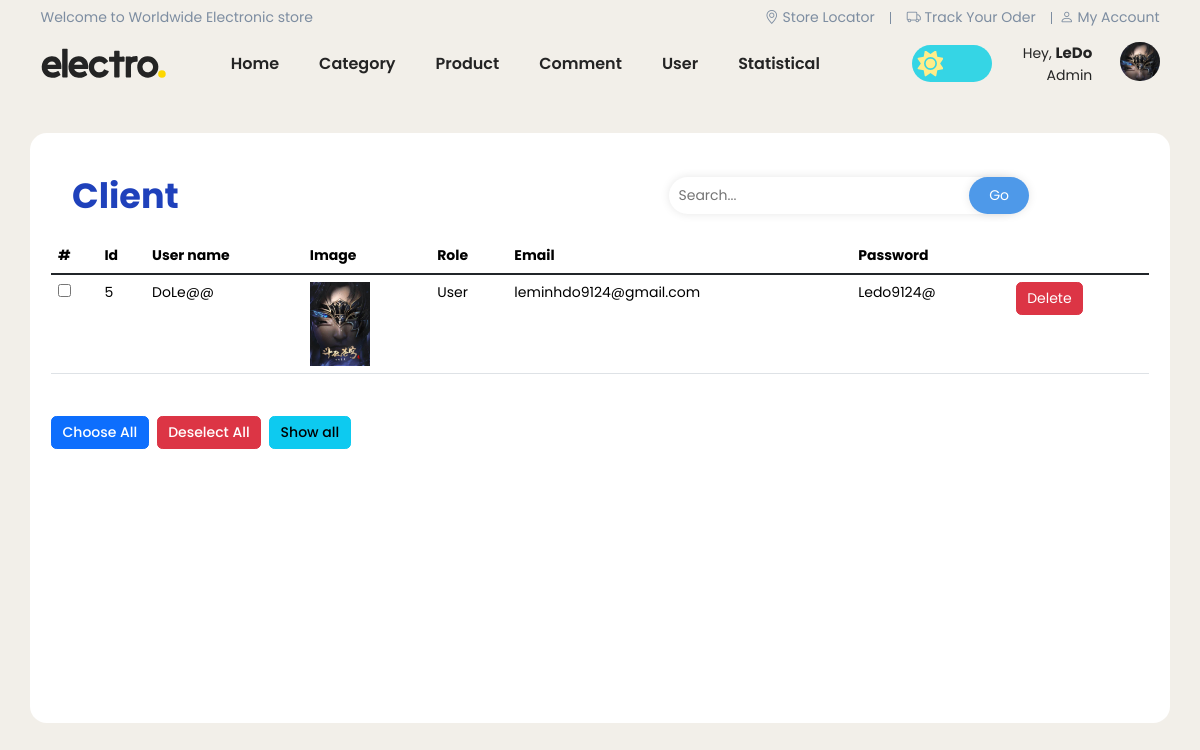
The app's page /admin/index.php?act=clients-list (signed in) with its own data.
### tables this page shows
CREATE TABLE `client` (
  `client_id` int(11) NOT NULL,
  `user_name` varchar(20) NOT NULL,
  `password` varchar(50) NOT NULL,
  `client_status` int(11) DEFAULT 0,
  `client_img` varchar(50) DEFAULT NULL,
  `client_email` varchar(50) NOT NULL,
  `client_role` int(11) NOT NULL DEFAULT 0
);

### model/pdo.php (called while the page is built, shortened)
<?php
function pdo_get_connection(){
    $servername = "localhost";
    $username = "root";
    $password = "";
    try {
        $conn = new PDO("mysql:host=$servername;dbname=electro_shop", $username, $password);
        $conn->setAttribute(PDO::ATTR_ERRMODE, PDO::ERRMODE_EXCEPTION);
        return $conn;
    } catch(PDOException $e) {
        echo "Connection failed: " . $e->getMessage();
    }
}
function pdo_query($sql){
    $sql_args=array_slice(func_get_args(),1);
    try{
        $conn=pdo_get_connection();
        $stmt=$conn->prepare($sql);
        $stmt->execute($sql_args);
        $rows=$stmt->fetchAll();
        return $rows;
    }
    catch(PDOException $e){
        throw $e;
    }
    finally{
        unset($conn);
    }
}
?>

### model/client.php (called while the page is built, shortened)
<?php
function loadall_client($user_name = '',$client_email='' , $client_role = false)
{
    $sql = "select * from client where 1";
    if ($client_email != '') {
        $sql .= " and client_email = '" . $client_email . "'";
    }
    if ($client_role) {
        $sql .= " and client_role = 0";
    }
    $sql .= " order by client_id asc";
    $listClients = pdo_query($sql);
    return $listClients;
}
?>

### global.php (called while the page is built, shortened)
<?php
$img_path_admin = '../view/asset/image/';
?>

### admin/clients/clients-list.php (the view, shortened to what this page needs)
<div class="container categories-list-table p-4">
    <div class="row align-items-center">
        <div class="col-6 h1 m-4 title">Client</div>
        <div class="col-auto search">
            <form action="index.php?act=clients-list" method="post">
                <input placeholder="Search..." type="text" name="search" />
                <input type="submit" name="submit" value="Go">
            </form>
        </div>
    </div>
    <table class="table table-hover mb-5">
        <thead>
            <tr>
                <th scope="col">#</th>
                <th scope="col">Id</th>
                <th scope="col">User name</th>
                <th scope="col">Image</th>
                <th scope="col">Role</th>
                <th scope="col">Email</th>
                <th scope="col">Password</th>
                <th scope="col"></th>
            </tr>
        </thead>
        <tbody class="table-group-divider">
            <?php
            if ($listClients) {
                foreach ($listClients as $client) {
                    extract($client);
                    $img = $img_path_admin.$client_img;
                    echo '
                        <tr>
                            <td><input type="checkbox" class="ui-checkbox" name="client_checkbox"></td>
                            <td>' . $client_id . '</td>
                            <td>' . $user_name . '</td>
                            <td><img src="'.$img.'" alt="' . $user_name . '"></td>
                            <td>' . ($client_role == 0 ? 'User' : 'admin') . '</td>
                            <td>' . $client_email . '</td>
                            <td>' . $password . '</td>
                            <td>
                                <a href="index.php?act=client-delete&client_id=' . $client_id . '" class="btn btn-danger" onclick="return confirm(\'Are you sure you want to delete?\')">Delete</a>
                            </td>
                        ';
                }
            } else {
                echo "<tr>
                            <td colspan='5' class='text-message text-danger'>client not found is '$user_name' !</td>
                        </tr>
                    ";
            }
            ?>
        </tbody>
    </table>
    <div class="d-flex">
        <button class="btn btn-primary choose-all">Choose All</button>
        <button class="btn btn-danger deselect-all">Deselect All</button>
        <form action="index.php?act=clients-list" method="post">
            <input class="btn btn-info" type="submit" name="show-all" value="Show all">
        </form>
    </div>
</div>

### admin/header.php (shortened to what this page needs)
<!DOCTYPE html>
<html lang="en">
  <head>
    <link rel="stylesheet" href="../view/asset/css/style.css" />
    <link
      href="https://cdn.jsdelivr.net/npm/bootstrap@5.3.2/dist/css/bootstrap.min.css"
      rel="stylesheet"
    />
    <link
      rel="stylesheet"
      href="https://cdn.jsdelivr.net/npm/bootstrap-icons@1.11.0/font/bootstrap-icons.css"
    />
  </head>
  <body>
    <div id="wapper">
      <header>
        <div class="container">
          <div class="header-top d-flex justify-content-between">
            <ul class="nav pt-2 pb-2 menu-top-bar-left">
              <li><a href="#">Welcome to Worldwide Electronic store</a></li>
            </ul>
            <ul class="nav pt-2 pb-2 menu-top-bar-right">
              <li>
                <a href="#"><i class="bi bi-geo-alt"></i> Store Locator</a>
              </li>
              <li>
                <a href="#"><i class="bi bi-truck"></i> Track Your Oder</a>
              </li>
              <li>
                <a href="#"><i class="bi bi-person"></i> My Account</a>
              </li>
            </ul>
          </div>
          <div class="header-bottom pt-2 pb-2">
            <div class="row align-items-center">
              <div class="col-auto logo">
              </div>
              <ul
                class="col nav justify-content-center align-items-center menu-main"
              >
                <li><a href="index.php">Home</a></li>
                <li><a href="index.php?act=categories-list">Category</a></li>
                <li><a href="index.php?act=products-list">Product</a></li>
                <li><a href="index.php?act=comments-list">Comment</a></li>
                <li><a href="index.php?act=clients-list">User</a></li>
                <li><a href="index.php?act=statistical-list">Statistical</a></li>
              </ul>
              <div class="col-1 btn-toggle-dark-mode">
                <label class="switch-name">
                  <div class="back"></div>
                </label>
              </div>
              <?php
                if (isset($client) && ($client)) {
                  $profile_photo = $client[0]['client_img'] ? '<img src="' . $img_path_admin . $client[0]['client_img'] . '">' :
                    '<ion-icon name="person-circle-outline"></ion-icon>';
                  echo '
                        <div class="overlay"></div>
                        <div class="col-auto profile">
                          <div class="info">
                            <p class="m-0">Hey, <b>' . $client[0]['user_name'] . '</b></p>
                            <div class="text-role">Admin</div>
                          </div>
                          <div class="profile-photo">
                            ' . $profile_photo . '
                          </div>
                          <ul class="profile-navbar toTop">
                            <li><a href="#">Your profile</a></li>
                            <li><a href="index.php?act=logout"><ion-icon name="log-out-outline"></ion-icon> Logout</a></li>
                          </ul>
                        </div>
                      ';
                }
              ?>
            </div>
          </div>
        </div>
      </header>

### view/asset/css/style.css (style rules this page uses)
:root { --color-primary: #6c9bcf; --color-danger: #ff0060; --color-success: #33ddb3; --color-warning: #f7d060; --color-white: #ffffff; --color-info-dark: #7d8da1; --color-dark: #242424; --color-light: #eaeaea; --color-light-2: #eaeaea; --color-dark-variant: #677483; --color-background: #f2efe9; --color-title: #fed700; --color-title-2: #1f41bb; --color-linear: #fa709a, #fee140; --card-border-radius: 2rem; --border-radius-1: 0.4rem; --border-radius-2: 1.2rem; --card-padding: 1.8rem; --padding-1: 1.2rem; --box-shadow: 0 2rem 3rem var(--color-light-2); }
* { padding: 0; margin: 0; box-sizing: border-box; font-family: "Poppins", sans-serif; }
a { text-decoration: none !important; }
html { font-size: 14px; }
body { width: 100%; height: 100vh; background-color: var(--color-background) !important; transition: 0.5s linear; }
header .menu-top-bar-right li:not(li:last-child) { position: relative; padding: 0 16px; }
header .menu-top-bar-right li:last-child { padding-left: 8px; }
header .menu-top-bar-right li:not(li:last-child)::before { position: absolute; right: 0; top: 25%; content: ""; width: 1px; height: 12px; background-color: var(--color-info-dark); }
header .header-top a { text-decoration: none; color: var(--color-info-dark); }
header .header-bottom svg { max-width: 125px; cursor: pointer; }
header .menu-main a { margin: 0 20px; text-decoration: none; color: var(--color-dark); font-size: 16px; font-weight: 600; transition: 0.2s linear; }
header .switch-name { --dark-sky: #5050e5; --moon: #ffd365; --light-sky: #35d5e5; --sun: #ffed89; display: inline-block; position: relative; border-radius: 5em; cursor: pointer; width: 80px; height: 37px; overflow: hidden; transition: all 0.5s; align-items: center; }
header .switch-name .back { background-color: var(--light-sky); position: absolute; width: 100%; height: 100%; left: 0; top: 0; transition: 0.5s ease-in-out; }
header .switch-name .sun { position: absolute; left: 0; top: 0; height: 100%; padding: 0.4em; fill: var(--sun); transition: 0.5s; }
header .btn-toggle-dark-mode { height: 37px; margin: 0 16px; }
button { color: var(--color-dark); text-decoration: none; cursor: pointer; outline: none; border: none; background: transparent; }
header .header-bottom .profile { position: relative; display: flex; gap: 2rem; text-align: right; }
header .header-bottom .profile .info { font-size: 14px; color: var(--color-dark); }
header .header-bottom .profile .info b { font-size: 15px; }
header .header-bottom .profile-photo { width: 2.8rem; height: 2.8rem; border-radius: 50%; overflow: hidden; cursor: pointer; }
header .header-bottom .profile-photo img { width: 100%; object-fit: cover; object-position: center; }
.title { width: 100%; margin: 0; font-size: 1.25rem; font-weight: 700; color: #212121; }
.categories-list-table { margin: 40px 0; background-color: var(--color-white); border-radius: var(--border-radius-2); min-height: 590px; }
.categories-list-table .title { font-weight: bold; color: var(--color-title-2); }
.categories-list-table td img { width: 60px; }
.categories-list-table input[name="show-all"], .categories-list-table .btn.add-new, .categories-list-table button.btn { font-size: 14px; font-weight: 500; margin-right: 8px; }
.categories-list-table .search { display: inline-block; position: relative; margin: 0 16px; }
.categories-list-table .search input[type="text"] { min-width: 350px; padding: 8px 10px; outline: none; border: none; border-radius: 20px; box-shadow: 0 0 10px rgba(0, 0, 0, 0.1); }
.categories-list-table .search input[type="submit"] { background-color: #4e99e9; border: none; color: var(--color-white); cursor: pointer; padding: 8px 20px; border-radius: 20px; box-shadow: 0 0 10px rgba(0, 0, 0, 0.1); position: absolute; top: 0; right: 0; transition: 0.9s ease; }

### records on screen
client: user_name "LeDo", client_img (picture)
client: client_id "5", user_name "DoLe@@", client_img (picture), client_role "User", client_email "leminhdo9124@gmail.com", password "Ledo9124@"
